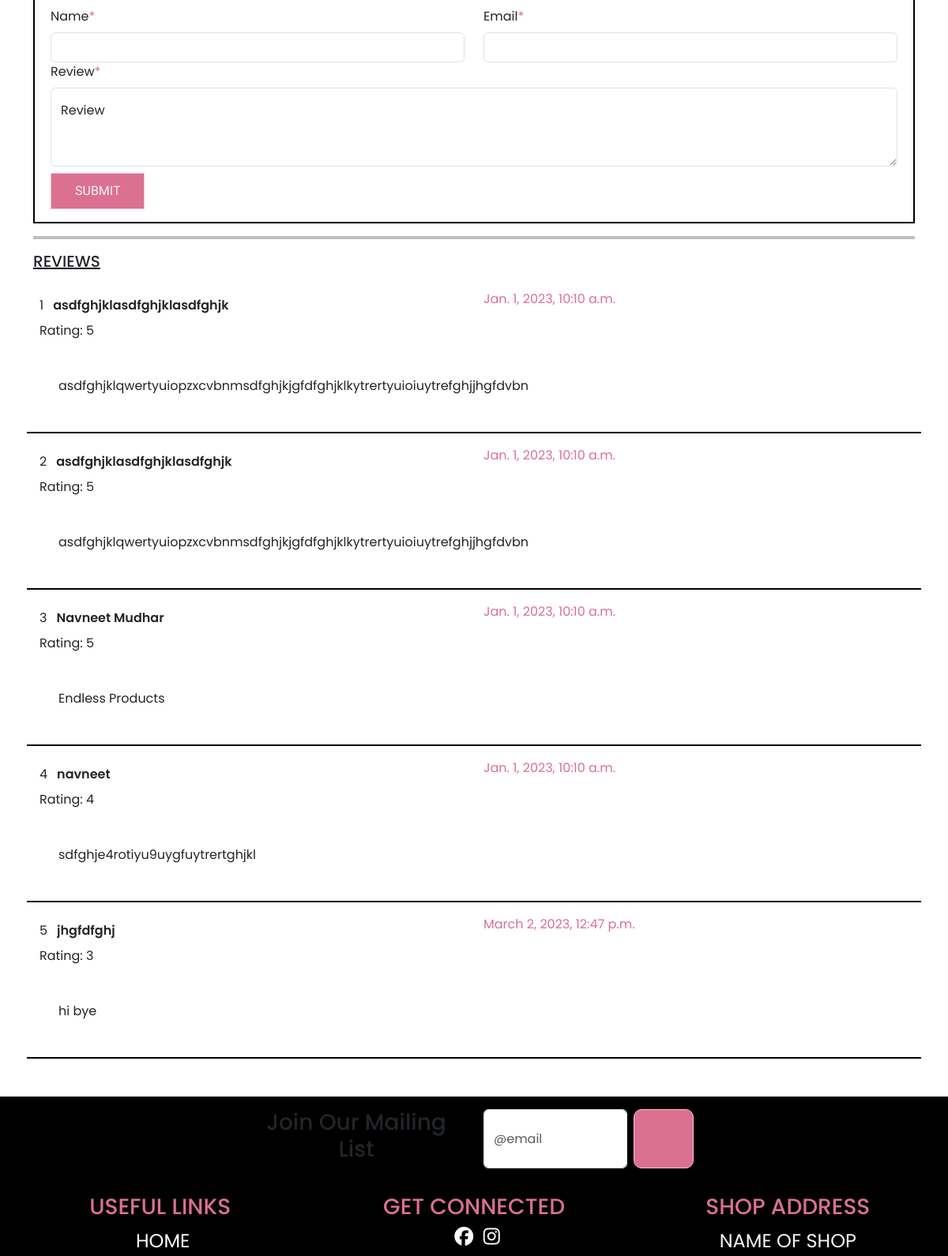
/DetailProduct/43/ (middle part), run on an earlier commit of the app's database.
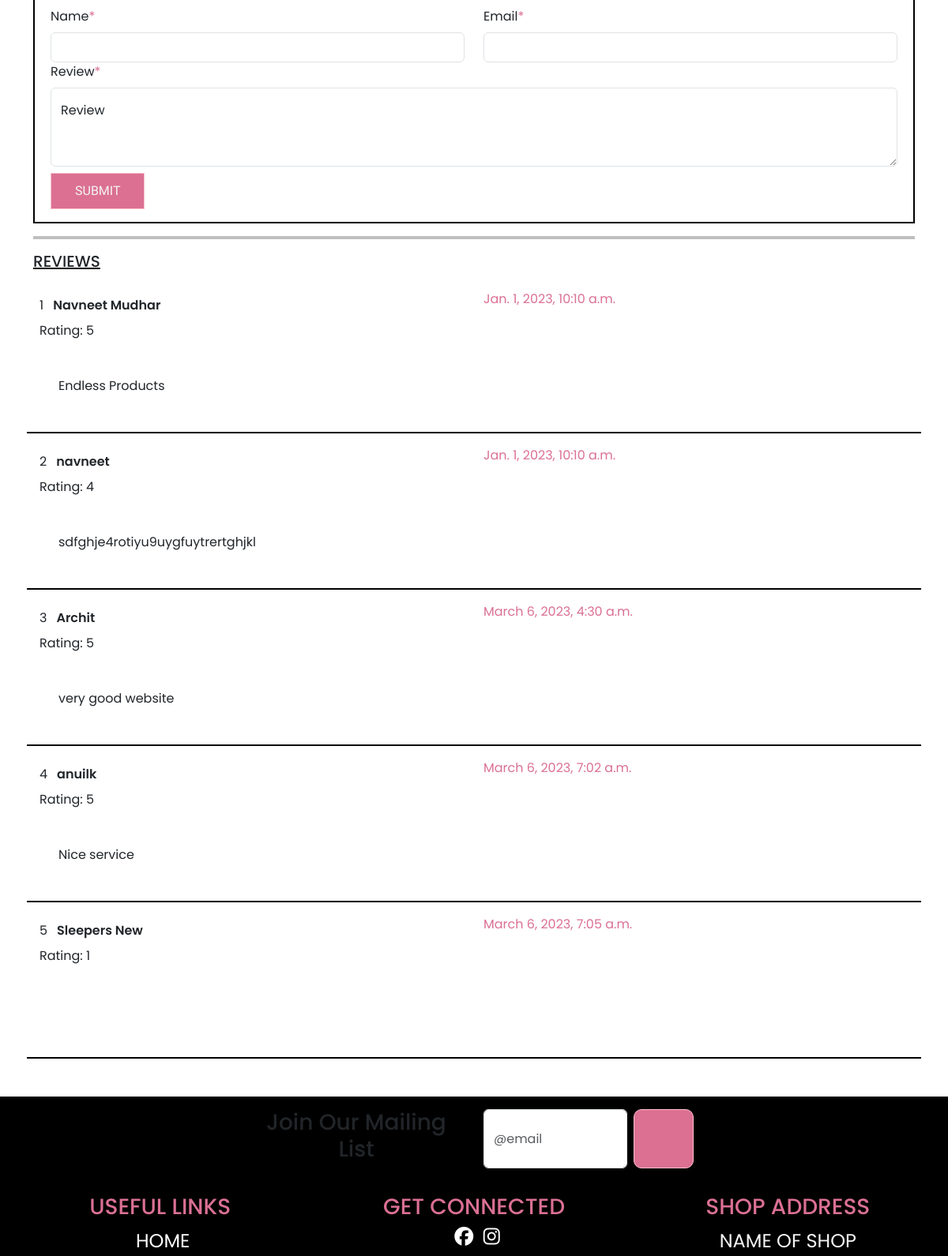
And on a later commit of the database.
### website/models.py (models this page shows, shortened)
class Review(models.Model):
    name = models.CharField(max_length=100)
    email = models.EmailField()
    review = models.TextField()
    rating = models.IntegerField()
    prod = models.ForeignKey(ProductModel, on_delete=models.CASCADE)
    datentime = models.DateTimeField(auto_now_add=True)

### website/views.py (the view)
# urls.py: path('DetailProduct/<int:id>/', views.detailproduct, name="DetailProduct"),
def detailproduct(request, id):
    last_six_reviews = list(Review.objects.all())
    rating = last_six_reviews[-5:]
    if request.user.is_authenticated:
        cart = AddToCartModel.objects.filter(foruser=request.user)
        lenofcart = len(cart)
    else:
        lenofcart = 0
    print("Len of cart; ", lenofcart)
    if request.method == 'POST':
        form = ReviewForm(request.POST)
        if form.is_valid():
            form.save()
            print('form.saved')
    else:
        form = ReviewForm()
    navs = CategoryModel.objects.all()
    data = ProductModel.objects.get(id=id)
    context = {'data': data, 'navs': navs, 'form': form,
               'rating': rating, 'lenofcart': lenofcart}
    return render(request, 'website/detailproduct.html', context)

### website/forms.py
class ReviewForm(ModelForm):
    class Meta:
        model = Review
        fields = ['name', 'email', 'review', 'rating']

### website/templates/website/detailproduct.html (shortened to what the changed rows need)
{% extends 'website/index.html' %}
{% block content %}
{% load static %}
<link rel="stylesheet" href="https://cdn.jsdelivr.net/npm/flatpickr/dist/flatpickr.min.css" />
<link rel="stylesheet" href="https://cdnjs.cloudflare.com/ajax/libs/OwlCarousel2/2.3.4/assets/owl.carousel.css"
 />
<link rel="stylesheet" href="https://cdn.jsdelivr.net/npm/swiper@9/swiper-bundle.min.css" />
<link rel="stylesheet" href="https://cdnjs.cloudflare.com/ajax/libs/OwlCarousel2/2.3.4/assets/owl.carousel.min.css"
 />
<link href="https://cdn.jsdelivr.net/npm/bootstrap@5.3.0-alpha1/dist/css/bootstrap.min.css" rel="stylesheet"
 />
<link href="{% static 'css/index.css' %}" rel="stylesheet" />
<link href="{% static 'css/products.css' %}" rel="stylesheet" />
<link href="{% static 'css/owl.theme.default.min.css' %}" rel="stylesheet" />
<link href="{% static 'css/owlcarosel.css' %}" rel="stylesheet" />
<div class="container">
  <div class="row g-3" action="" method="POST">
    <h5 style="text-decoration: underline black">REVIEWS</h5>
    {% for i in rating %}
    <div class="container" style="border-bottom: 2px solid black; padding: 1em 1em 1em">
      <div class="row">
        <div class="col-sm-6" style="display: flex">
          <label for="inputAddress2" class="form-label mt-2">{{forloop.counter}}</label>
          <input type="text" class="form-control" placeholder="First name" value="{{i.name}}" aria-label="First name"
            style="border: none; width: 50%; background: transparent; font-weight: 600" />
        </div>
        <div class="col-sm-6 mx-auto">
          <input type="text" value="{{i.datentime}}"
            style="border: none; color: palevioletred; background: transparent;" />
        </div>
      </div>
      Rating: {{i.rating}}
      <div class="container">
        <div class="form-floating">
          <input type="text" class="form-control" value="{{i.review}}"
            style="height: 100px; width: 100%; background:transparent; border: none ;">
          <label for="floatingTextarea2"></label>
        </div>
      </div>
    </div>
    {% endfor %}
  </div>
</div>
{% endblock content %}

What changed in the data, as far as the page shows it:
no longer on this page (row unchanged): Review: name "asdfghjklasdfghjklasdfghjk", datentime "Jan. 1, 2023, 10:10 a.m.", rating "5", review "asdfghjklqwertyuiopzxcvbnmsdfghjkjgfdfghjklkytrertyuioiuytrefghjjhgfdvbn"
no longer on this page (row unchanged): Review: name "asdfghjklasdfghjklasdfghjk", datentime "Jan. 1, 2023, 10:10 a.m.", rating "5", review "asdfghjklqwertyuiopzxcvbnmsdfghjkjgfdfghjklkytrertyuioiuytrefghjjhgfdvbn"
removed Review: name "jhgfdfghj", datentime "March 2, 2023, 12:47 p.m.", rating "3", review "hi bye"
added Review: name "Archit", datentime "March 6, 2023, 4:30 a.m.", rating "5", review "very good website"
added Review: name "anuilk", datentime "March 6, 2023, 7:02 a.m.", rating "5", review "Nice service"
added Review: name "Sleepers New", datentime "March 6, 2023, 7:05 a.m.", rating "1"
